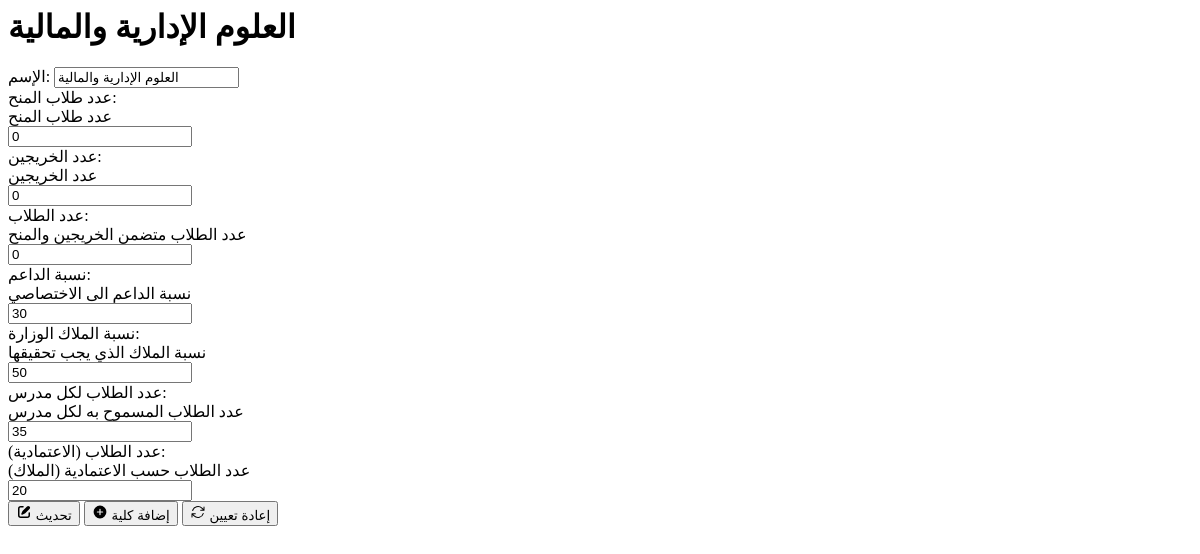
Before: /faculties/get-update-form/108/ with the older database file.
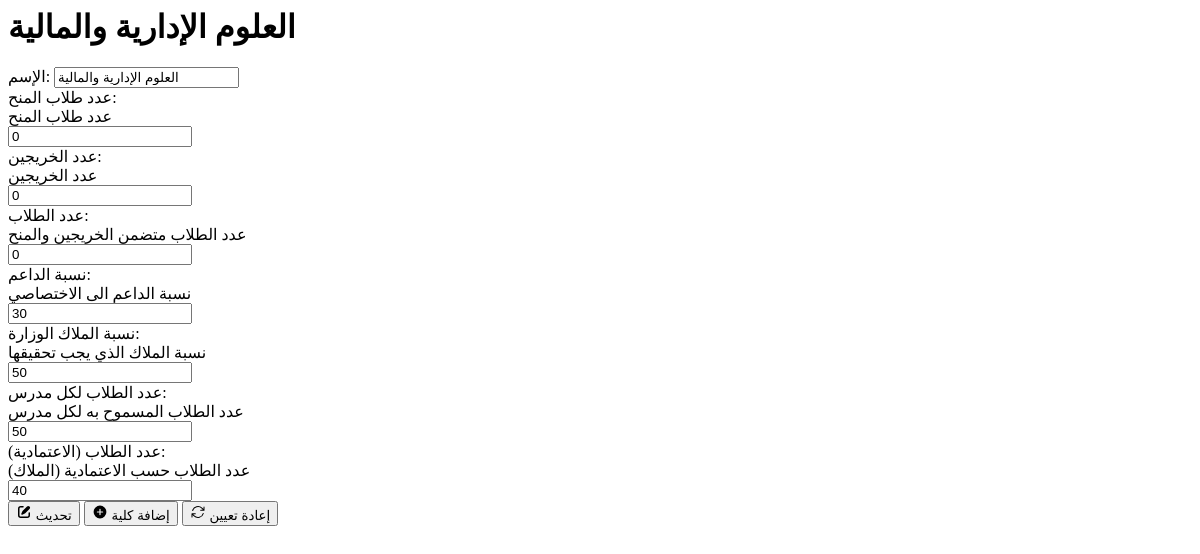
After: the same page with the newer database file.
### apps/faculties/models.py (models this page shows, shortened)
class Faculty(models.Model):
    class Meta:
        verbose_name_plural = 'Faculties'
    name = models.CharField(max_length=255, unique=True, verbose_name='الإسم')
    count_of_scholarship_students = models.PositiveBigIntegerField(
        default=0,
        validators=count_validator,
        help_text="عدد طلاب المنح",
        verbose_name='عدد طلاب المنح'
    )
    count_of_graduates = models.PositiveBigIntegerField(
        default=0,
        validators=count_validator,
        help_text="عدد الخريجين",
        verbose_name="عدد الخريجين",
    )
    count_of_students = models.PositiveBigIntegerField(
        default=0,
        validators=count_validator,
        help_text="عدد الطلاب متضمن الخريجين والمنح",
        verbose_name="عدد الطلاب",
    )
    supporters_percentage = models.PositiveBigIntegerField(
        default=30,
        validators=rate_validator,
        help_text='نسبة الداعم الى الاختصاصي',
        verbose_name='نسبة الداعم',
    )
    local_staff_percentage = models.PositiveBigIntegerField(
        default=50,
        validators=rate_validator,
        help_text='نسبة الملاك الذي يجب تحقيقها',
        verbose_name='نسبة الملاك الوزارة',
    )
    student_to_teacher_count = models.PositiveBigIntegerField(
        default=35,
        validators=count_validator,
        help_text='عدد الطلاب المسموح به لكل مدرس',
        verbose_name='عدد الطلاب لكل مدرس',
    )
    student_to_local_teacher_count = models.PositiveBigIntegerField(
        default=20,
        validators=count_validator,
        help_text='عدد الطلاب حسب الاعتمادية (الملاك)',
        verbose_name='عدد الطلاب (الاعتمادية)',
    )

### apps/faculties/views.py (the view)
# urls.py: path('get-update-form/<int:id>/', view=views.get_update_form, name='get-update-form'),
def get_update_form(request: HttpRequest, id: int) -> HttpResponse:
    faculty = get_object_or_404(models.Faculty, id=id)
    form = forms.FacultyForm(instance=faculty)
    context = {'form': form, 'faculty': faculty}
    return render(request, 'faculties/partials/update-faculty-form.html', context)

### apps/faculties/forms.py
class FacultyForm(forms.ModelForm):
    class Meta:
        model = models.Faculty
        fields = '__all__'

### templates/faculties/partials/update-faculty-form.html
<form
  class="form animate-fade"
  id="faculty-form"
  hx-post="{% url 'update-faculty' id=faculty.id %}"
  hx-target="#faculties-table"
  hx-swap="outerHTML"
  hx-on:submit="removeErrorList()"
  hx-on::after-request="document.getElementById('messages').click();"
>
  <h1>{{ faculty.name }}</h1>
  {{ form }}
  <div class="flex item-center justify-center gap-1 my-8 text-sm">
    <button type="submit" class="btn btn-success flex items-center gap-1" title="تحديث">
      {% include 'includes/icons/pen.html' with ratio="1rem" %}
      <span>تحديث</span>
    </button>
    <button
      type="submit"
      hx-post="{% url 'get-add-form' %}"
      hx-target="#faculty-form"
      hx-swap="outerHTML"
      class="btn btn-primary flex items-center gap-1"
      title="إضافة كلية جديدة"
    >
      {% include 'includes/icons/plus.html' with ratio="1rem" %}
      <span>إضافة كلية</span>
    </button>
    {% include 'faculties/partials/reset-btn.html' %}
  </div>
</form>

Changed rows visible on the page:
changed Faculty "العلوم الإدارية والمالية": student_to_teacher_count "35" → "50"; student_to_local_teacher_count "20" → "40"
